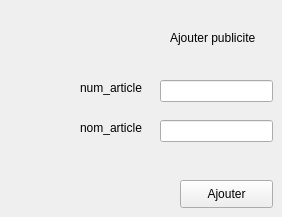
        <widget class="QWidget" name="tab_15">
         <attribute name="title">
          <string>Ajouter</string>
         </attribute>
         <widget class="QLineEdit" name="nom_articleAjou_2">
          <property name="geometry">
           <rect>
            <x>160</x>
            <y>120</y>
            <width>113</width>
            <height>22</height>
           </rect>
          </property>
         </widget>
         <widget class="QLineEdit" name="num_articleAjou_2">
          <property name="geometry">
           <rect>
            <x>160</x>
            <y>80</y>
            <width>113</width>
            <height>22</height>
           </rect>
          </property>
         </widget>
         <widget class="QLabel" name="label_24">
          <property name="geometry">
           <rect>
            <x>80</x>
            <y>80</y>
            <width>71</width>
            <height>16</height>
           </rect>
          </property>
          <property name="text">
           <string>num_article</string>
          </property>
         </widget>
         <widget class="QLabel" name="label_30">
          <property name="geometry">
           <rect>
            <x>80</x>
            <y>120</y>
            <width>71</width>
            <height>16</height>
           </rect>
          </property>
          <property name="text">
           <string>nom_article</string>
          </property>
         </widget>
         <widget class="QLabel" name="label_32">
          <property name="geometry">
           <rect>
            <x>170</x>
            <y>30</y>
            <width>101</width>
            <height>16</height>
           </rect>
          </property>
          <property name="text">
           <string>Ajouter publicite</string>
          </property>
         </widget>
         <widget class="QPushButton" name="ajouterPub_2">
          <property name="geometry">
           <rect>
            <x>180</x>
            <y>180</y>
            <width>93</width>
            <height>28</height>
           </rect>
          </property>
          <property name="text">
           <string>Ajouter</string>
          </property>
         </widget>
        </widget>
